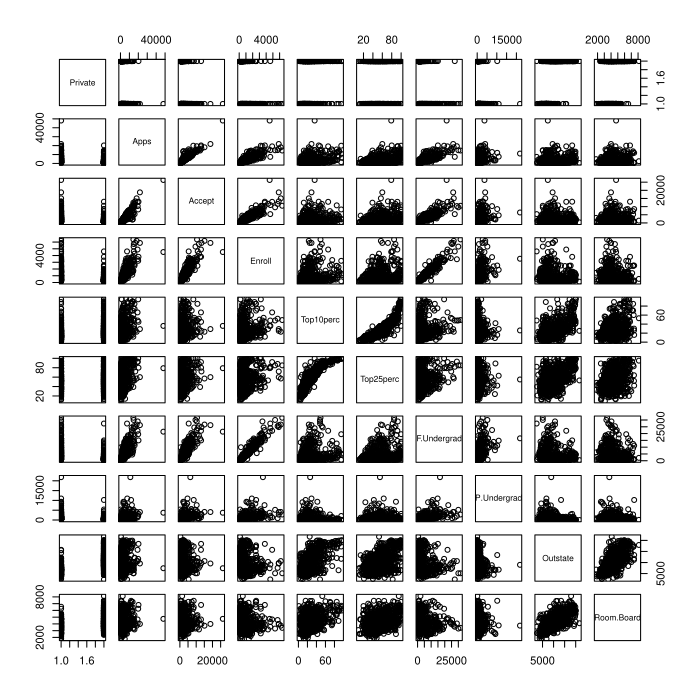

Source code (R):
x=read.csv(file="/home/orange/Desktop/College.csv")
x
fix(x)
rownames(x)=x[,1]
#fix(x)
x=x[,-1]
#fix(x)
summary(x)
pdf("/home/orange/Desktop/Figur.pdf")
pairs(x[,1:10])
attach(x)
plot(Outstate,Private)
#?rep
Elite=rep("No",nrow(x))
Elite[Top10perc>50]="Yes"
Elite=as.factor(Elite)
#?as.factor
college=data.frame(x,Elite)
summary(Elite)
plot(Outstate,Elite)
par(mfrow=c(2,2))
#fix(x)
#?hist()
hist(Apps)
hist(Accept)
#fix(x)
hist(Enroll)
hist(Outstate)
dev.off()
